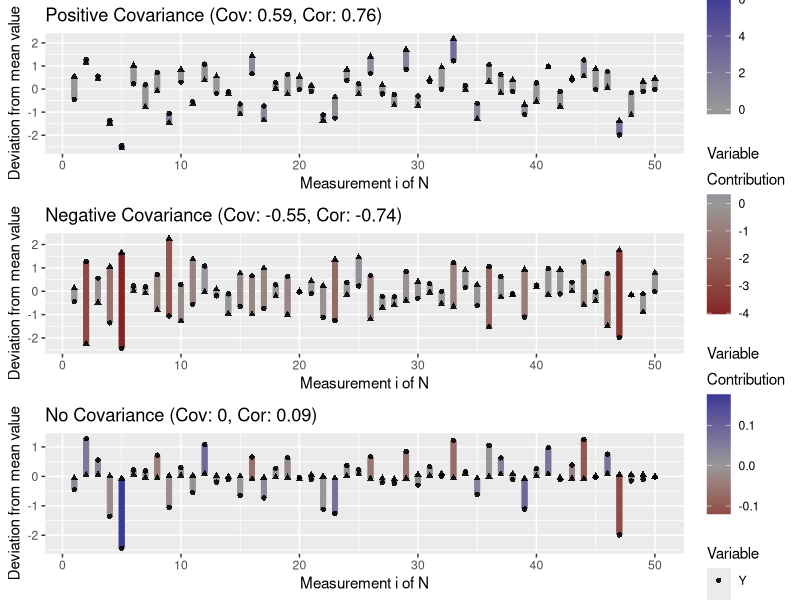
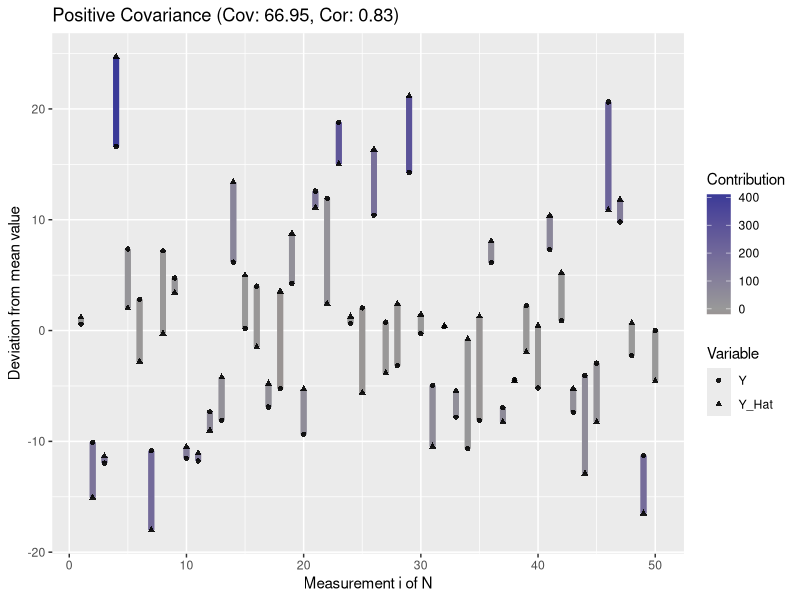

Generate these figures, in order, with R:
## ---- chunk 1
plot.mean.deviation <- function(y, y.hat, label) {
    means <- c(mean(y), mean(y.hat))
    y.deviation <- y - mean(y)
    y.hat.deviation <- y.hat - mean(y.hat)
    prod <- y.deviation * y.hat.deviation
    df <- data.frame("N" = c(seq_along(y), seq_along(y)), 
                     "Deviation" = c(y.deviation, y.hat.deviation),
                     "Variable" = c(rep("Y", length(y)), 
                                   rep("Y_Hat", length(y.hat))))
    pos.neg <- ifelse(sign(prod) >= 0, "Positive", "Negative")
    segment.df <- data.frame("N" = c(seq_along(y), seq_along(y)),
                             "Y" = y.deviation, "Yend" = y.hat.deviation,
                             "Sign" = pos.neg, "Contribution" = prod)
    library(ggplot2)
    covariance <- round(cov(y, y.hat), 2)
    correlation <- round(cor(y, y.hat), 2)
    title <- paste0(label, " (Cov: ", covariance, ", Cor: ", correlation, ")")
    ggplot() + 
        geom_segment(size = 2, data = segment.df, 
                    aes(x = N, xend = N, y = Y, yend = Yend, color = Contribution))  +
        geom_point(data = df, alpha = 0.9,
                          aes(x = N, y = Deviation, shape = Variable)) +
            xlab("Measurement i of N") + ylab("Deviation from mean value") +
            ggtitle(title) +
     scale_color_gradient2(mid = "grey60")
}
## ---- chunk 2
# covariance
set.seed(1501)
N <- 50
y <- rnorm(N)
set.seed(1001)
# high covariance: similar spread around mean
y.hat <- y + runif(N, -1, 1)
df.low <- data.frame(Y = y, Y_Hat = y.hat)
p1 <- plot.mean.deviation(y, y.hat, label = "Positive Covariance")
# negative covariance: contrasting spread around mean
y.mean <- mean(y)
noise <- rnorm(N, sd = 0.5)
y.hat <- y - 2 * (y - y.mean) + noise
p2 <- plot.mean.deviation(y, y.hat, "Negative Covariance")
# no covariance
y.hat <- runif(N, -0.1, 0.1)
p3 <- plot.mean.deviation(y, y.hat, "No Covariance")
library(gridExtra)
grid.arrange(p1, p2, p3, nrow = 3)
## ---- chunk 3
# high variance data
y <- rnorm(N, sd = 10)
y.hat <- y + runif(N, -10, 10)
plot.mean.deviation(y, y.hat, label = "Positive Covariance")
df.high <- data.frame(Y = y, Y_Hat = y.hat)
